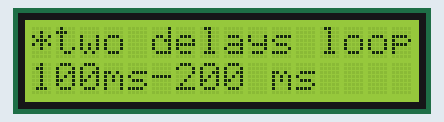
The sketch below on a simulated Arduino Uno, built with avr-gcc and run on an emulated ATmega328P. Shown: 16×2 character LCD.

Above: at 0.1 s.
At 5.12 s:
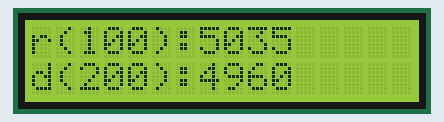
At 10.17 s:
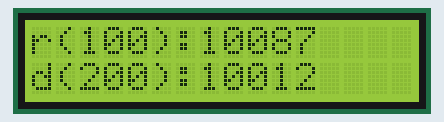
At 20.08 s:
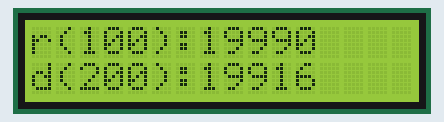
At 29.98 s:
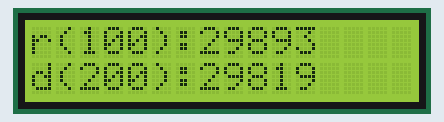
At 39.88 s:
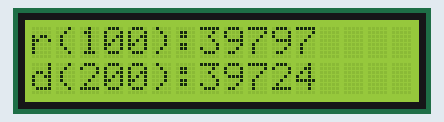

The sketch:

two_delays_loop.ino
```cpp
#include <Wire.h>
#include <LiquidCrystal_PCF8574.h>

unsigned long readInterval = 100;
unsigned long displayInterval = readInterval * 2;

unsigned long lastRead = 0;
unsigned long lastDisplay = 0;
String inputData = "";
LiquidCrystal_PCF8574 lcd(0x27);

String readInputData(){
  int incomingBytes = Serial.available();
  String data = "";
  if (incomingBytes > 0) {
    for (int i=0; i<incomingBytes; i++){
      data += String( char(Serial.read()) );
    }
  } else {
    data = "*no*";
  }
  return data;
}


void setup() {
    lcd.begin(16,2);
    lcd.setBacklight(255);
    lcd.clear();

    lcd.setCursor(0,0);
    lcd.print("*two delays loop");

    lcd.setCursor(0,1);
    lcd.print(String(readInterval)+"ms-"+String(displayInterval)+" ms");

    delay(1000);
    Serial.begin(9600);
}

void loop() {
  unsigned long currentRead = millis();
  if ((currentRead - lastRead) > readInterval) {
      lastRead = currentRead;
      lcd.setCursor(0,0); lcd.print("                ");
      lcd.setCursor(0,0); lcd.print("r("+String(readInterval)+"):"+String(currentRead));
  }

  unsigned long currentDisplay = millis();
  if ((currentDisplay - lastDisplay) > displayInterval) {
    lastDisplay = currentDisplay;
    lcd.setCursor(0,1); lcd.print("                ");
    lcd.setCursor(0,1); lcd.print("d("+String(displayInterval)+"):"+String(currentDisplay));
  }
}
```
